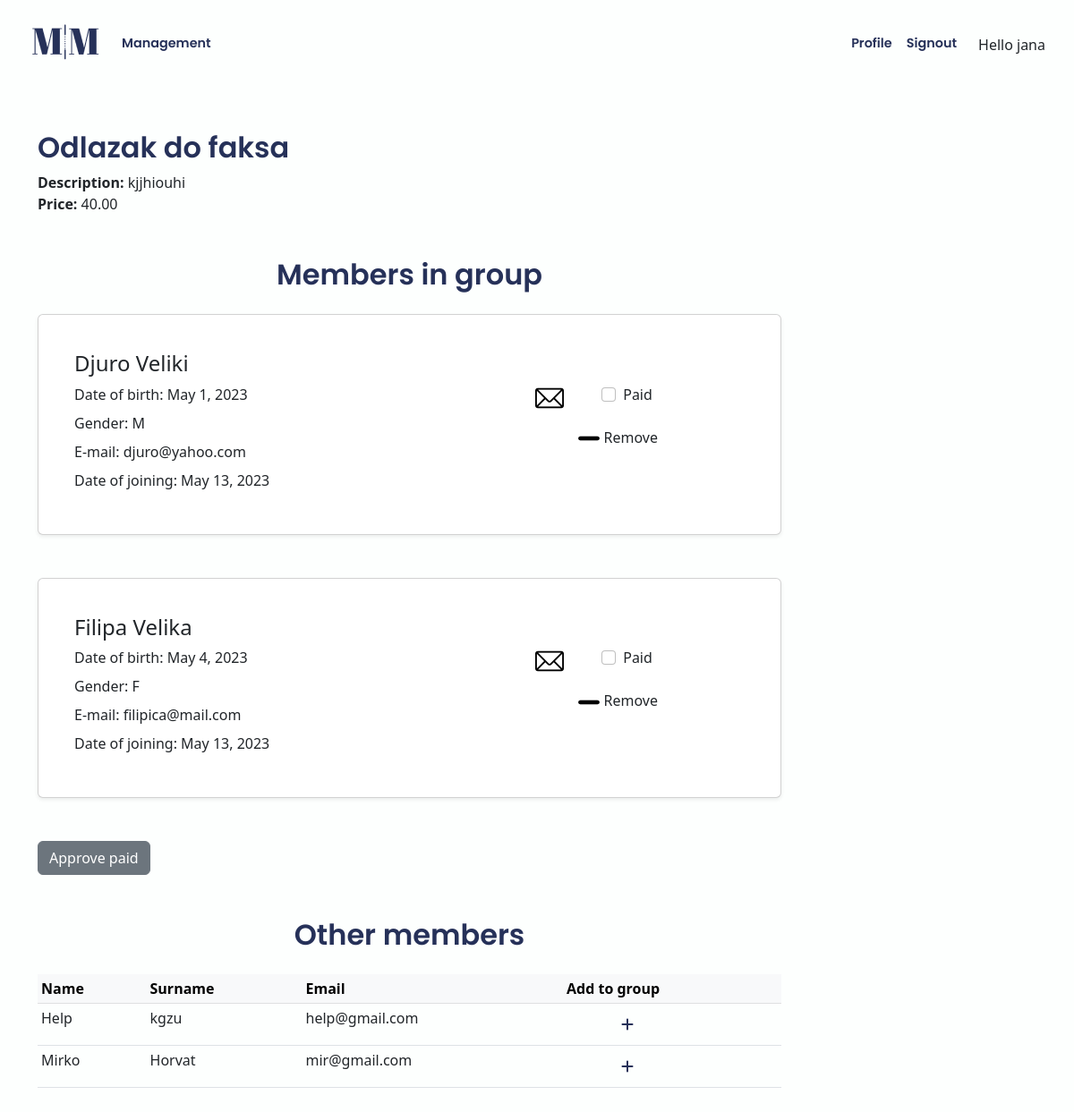
The page /app/management/group/1 (signed in) on the database as committed earlier.
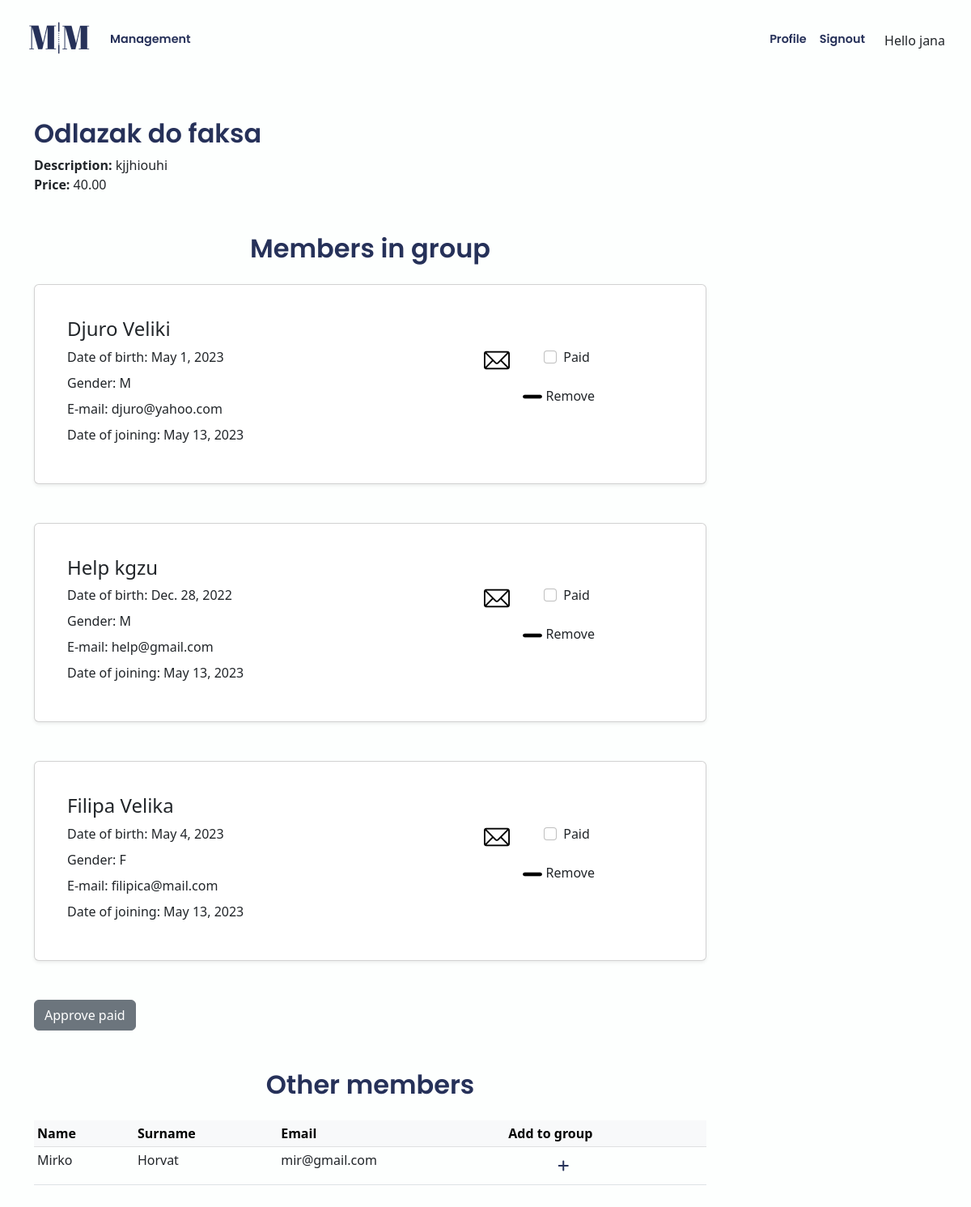
The same page on the database as committed later.
### app/models.py (models this page shows, shortened)
class Group(models.Model):
    owner = models.ForeignKey(User, on_delete=models.CASCADE)
    name = models.CharField(max_length=50)
    price = models.DecimalField(max_digits=8, decimal_places=2)
    description = models.TextField(max_length=300, default=None)
    paid = models.BooleanField(default=False)

class MembersInGroup(models.Model):
    member = models.ForeignKey(Member, on_delete=models.CASCADE)
    group = models.ForeignKey(Group, on_delete=models.CASCADE)
    is_paid = models.BooleanField(default=False)

class Member(models.Model):
    owner = models.ForeignKey(User, on_delete=models.CASCADE)  # get_user_model()
    name = models.CharField(blank=False, max_length=40)
    surname = models.CharField(blank=False, max_length=50)
    date_of_birth = models.DateField(default=datetime.date.today)  # ovo
    gender = models.CharField(
        max_length=1,
        choices=Gender.choices,
        default=Gender.male,
    )
    email = models.EmailField(max_length=100, unique=True)
    date_joined = models.DateField(default=datetime.date.today)

### app/views.py (the view, shortened to what this page needs)
# urls.py: path("management/group/<int:group_id>", views.group_details, name="group_details"),
@login_required()
def group_details(request, group_id):
    user = request.user
    group = Group.objects.get(pk=group_id)
    members_in_group = MembersInGroup.objects.all().filter(Q(group=group))
    other_members = Member.objects.all()
    members_not_in_group = other_members.exclude(
        id__in=members_in_group.values("member__id")
    )
    context = {
        "user": user,
        "group": group,
        "members_in_group": members_in_group,
        "members_not_in_group": members_not_in_group,
    }
    return render(request, "app/group_details.html", context)

### app/templates/app/group_details.html (shortened to what this page needs)
{% extends 'app/base.html' %}
{% block content %}
    <div class="row">
        <div class="col-12 col-md-9 mb-5">
            <h2>{{ group.name }}</h2>
            <div><b>Description:</b> {{ group.description }}</div>
            <div><b>Price:</b> {{ group.price }}</div>
            <h2 class="text-center mt-5 mb-4">Members in group</h2>
            <form action=""method="POST">
                {% for member in members_in_group %}
                    {% include 'includes/member_card.html' with member=member %}
                {% endfor %}
            <button class="btn btn-secondary" type="submit">Approve paid</button>
            <h2 class="text-center mt-5 mb-4">Other members</h2>
            <table class="table table-sm">
                <thead class="table-light">
                    <tr>
                        <th scope="col">Name</th>
                        <th scope="col">Surname</th>
                        <th scope="col">Email</th>
                        <th scope="col">Add to group</th>
                      </tr>
                </thead>
                <tbody>
                    {% for member in members_not_in_group %}
                    <tr>
                        <td>{{ member.name }}</td>
                        <td>{{ member.surname }}</td>
                        <td>{{ member.email }}</td>
                        <td>
                            <button type="button" class="btn" href="{% url 'app:view_member' member.id %}" data-bs-toggle="modal" data-bs-target="#addToGroupModal{{member.id}}">
                                <i class="fa-solid fa-plus ms-5" style="color: #263159;"></i>
                            </button>
                        </td>
                    </tr>
                    {% endfor %}
                </tbody>
                </table>
          <br>
          <br>
        </div>
    </div>
{% endblock content %}

### app/templates/app/base.html (shortened to what this page needs)
<!DOCTYPE html>
{% load static %}
<html>
    <head>
        <link href="https://cdn.jsdelivr.net/npm/bootstrap@5.2.3/dist/css/bootstrap.min.css" rel="stylesheet">
        <link rel="stylesheet" href="https://cdnjs.cloudflare.com/ajax/libs/bootstrap-datepicker/1.9.0/css/bootstrap-datepicker.min.css">
        <link rel="stylesheet" href="https://cdnjs.cloudflare.com/ajax/libs/font-awesome/6.4.0/css/all.min.css" />
        <link rel="stylesheet" href="{% static 'app/css/base.css' %}">
    </head>
    <body>
        <nav class="navbar navbar-custom navbar-expand-lg">
            <div class="container-fluid  p-2 ms-4 me-4">
                <a class="navbar-brand" href="{% url 'app:management' %}"><img class="logo" src="{% static 'app/images/logo.webp' %}" ></a>
                <div class="collapse navbar-collapse" id="navbarText">
                {% if user.is_authenticated %}
                  <ul class="navbar-nav me-auto mb-2 mb-lg-0">
                    <li class="nav-item">
                      <a class="nav-link navbar-text" aria-current="page" href="{% url 'app:management' %}">Management</a>
                    </li>
                  </ul>
                  <ul class="navbar-nav ms-auto mb-2 mb-lg-0">
                    <li class="nav-item">
                      <a class="nav-link navbar-text" href="{% url 'accounts:profile' user.id %}">Profile</a>
                    </li>
                    <li class="nav-item me-3">
                      <a class="nav-link navbar-text" href="{% url 'logout' %}"> Signout</a>
                    </li>
                    <li class="nav-item mt-2">
                       Hello {{user.username}}
                    </li>
                  </ul>
                {% endif %}
                </div>
            </div>
        </nav>
        <div class="content container my-5">
          {% block content %}
          {% endblock %}
        </div>
    </body>
</html>

### app/templates/includes/member_card.html (shortened to what this page needs)
{% load static %}
<div class="card my-4 shadow-sm p-3 mb-5  rounded">
    <div class="card-body m-2">
      <div class="row">
        <h4 class="card-title">{{ member.member.name }} {{ member.member.surname }}</h4>
      </div>
      <div class="row">
      <div class="col-8">
        <div class="card-text mb-2">Date of birth: {{ member.member.date_of_birth }}</div>
        <div class="card-text mb-2">Gender: {{ member.member.gender }}</div>
        <div class="card-text mb-2">E-mail: {{ member.member.email }}</div>
        <div class="card-text mb-2">Date of joining: {{ member.member.date_joined }}</div>
      </div>
      <div class="col-4">
        <div class="row mb-3">
          <a class="mail-icon col-4" href="{% url 'home_path' %}"><img class="mail" src="{% static 'app/images/email.png' %}" alt="Email"></a>
          {% if member.is_paid %}
            <div class="form-check col-8">
              <input class="form-check-input" type="checkbox" checked="checked" value={{member.id}} name="boxes">
              <span>Paid</span>
            </div>
          {% else %}
            <div class="form-check col-8">
              <input class="form-check-input" type="checkbox" value={{member.id}} name="boxes">
              <span>Paid</span>
            </div>
          {% endif %}
        </div>
        <a class="minus-icon ms-5" href="{% url 'app:view_member' member.member.id %}" data-bs-toggle="modal" data-bs-target="#removeFromGroupModal{{member.member.id}}"><img class="minus" src="{% static 'app/images/minus.png' %}" alt="Minus"></a>
        <span>Remove</span>
      </div>
      </div>
    </div>
  </div>

### app/static/app/css/base.css (style rules this page uses)
body { background-color: #FDFFFE; }
.navbar-custom .navbar-brand, .navbar-custom .navbar-text { font-size: 1.2vw; font-family: 'Poppins', sans-serif; font-weight: 600; color: #263159; }
h1, h2, h3 { font-family: 'Poppins', sans-serif; font-weight: 600; color: #263159; }

Rows that differ between the two databases and show on the page:
no longer on this page (row unchanged): Member: name "Help", surname "kgzu", email "help@gmail.com"
added MembersInGroup: member.name "Help", member.surname "kgzu", member.date_of_birth "Dec. 28, 2022", member.gender "M", member.email "help@gmail.com", member.date_joined "May 13, 2023"
